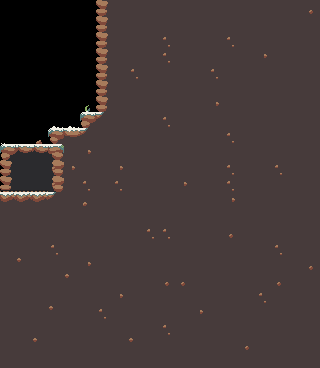

Below is a game level as drawn by its tile map, then a one-line description and the .tmx file that defines it, in full:
An orthogonal 20x23 tile map with 16x16 px tiles, 2 tile layers (background, ground).

<map version="1.9" tiledversion="1.9.2" orientation="orthogonal" renderorder="right-down" width="20" height="23" tilewidth="16" tileheight="16" infinite="0" nextlayerid="4" nextobjectid="23">
 <tileset firstgid="1" source="tileset.tsx" />
 <layer id="3" name="background" width="20" height="23">
  <data encoding="csv">
0,0,0,0,0,0,322,0,0,0,0,0,0,0,0,0,0,0,0,0,
0,0,0,0,0,0,322,0,0,0,0,0,0,0,0,0,0,0,0,0,
0,0,0,0,0,0,322,0,0,0,0,0,0,0,0,0,0,0,0,0,
0,0,0,0,0,0,322,325,0,0,0,0,0,0,0,0,0,0,0,0,
0,0,0,0,0,0,322,325,0,0,0,0,0,0,0,0,0,0,0,0,
0,0,0,0,0,0,322,325,0,0,0,0,0,0,0,0,0,0,0,0,
0,0,0,0,0,0,322,0,0,0,0,0,0,0,0,0,0,0,0,0,
0,0,0,0,0,259,291,0,0,0,0,0,0,0,0,0,0,0,0,0,
0,0,0,290,260,291,325,0,0,0,0,0,0,0,0,0,0,0,0,0,
0,366,366,432,325,429,325,0,0,0,0,0,0,0,0,0,0,0,0,0,
397,399,399,464,291,0,0,0,0,0,0,0,0,0,0,0,0,0,0,0,
397,399,399,464,325,0,0,0,0,0,0,0,0,0,0,0,0,0,0,0,
261,261,261,0,0,0,0,0,0,0,0,0,0,0,0,0,0,0,0,0,
0,0,0,0,0,0,0,0,0,0,0,0,0,0,0,0,0,0,0,0,
0,0,0,0,0,0,0,0,0,0,0,0,0,0,0,0,0,0,0,0,
0,0,0,0,0,0,0,0,0,0,0,0,0,0,0,0,0,0,0,0,
0,0,0,0,0,0,0,0,0,0,0,0,0,0,0,0,0,0,0,0,
0,0,0,0,0,0,0,0,0,0,0,0,0,0,0,0,0,0,0,0,
0,0,0,0,0,0,0,0,0,0,0,0,0,0,0,0,0,0,0,0,
0,0,0,0,0,0,0,0,0,0,0,0,0,0,0,0,0,0,0,0,
0,0,0,0,0,0,0,0,0,0,0,0,0,0,0,0,0,0,0,0,
0,0,0,0,0,0,0,0,0,0,0,0,0,0,0,0,0,0,0,0,
0,0,0,0,0,0,0,0,0,0,0,0,0,0,0,0,0,0,0,0
</data>
 </layer>
 <layer id="1" name="ground" width="20" height="23">
  <data encoding="csv">
0,0,0,0,0,0,322,101,101,101,101,101,101,101,101,101,101,101,101,102,
0,0,0,0,0,0,322,101,101,101,101,101,101,101,101,101,101,101,101,101,
0,0,0,0,0,0,0,101,101,101,69,101,101,101,293,101,101,101,101,101,
0,0,0,0,0,0,0,101,101,101,69,101,101,101,101,101,292,101,101,101,
0,0,0,0,0,0,0,0,69,101,101,101,101,293,101,101,101,101,101,101,
0,0,0,0,0,0,0,0,101,101,101,101,101,101,101,101,101,101,101,101,
0,0,0,0,0,230,0,101,101,101,101,101,101,292,101,101,101,101,101,101,
0,0,0,231,231,0,0,101,101,101,293,101,101,101,101,101,101,101,101,101,
232,229,228,0,264,0,0,101,101,101,101,101,101,101,69,101,101,101,101,101,
365,0,0,0,0,292,101,101,101,101,101,101,101,101,101,101,101,101,101,101,
0,0,0,0,292,101,101,292,101,101,101,101,101,101,293,101,101,293,101,101,
163,163,163,0,0,293,101,69,101,101,101,292,101,101,293,101,101,101,101,101,
261,261,261,291,101,324,101,101,101,101,101,101,101,101,292,101,101,101,101,101,
101,101,101,101,101,101,101,101,101,101,101,101,101,101,101,101,101,101,101,101,
101,101,101,101,101,101,101,101,101,69,69,101,101,101,102,101,101,101,101,101,
101,101,101,293,101,101,101,101,101,101,101,101,101,101,101,101,101,293,101,101,
101,99,101,101,101,292,101,101,101,101,101,101,101,101,101,101,101,101,101,102,
101,101,101,101,99,101,101,101,101,101,102,102,101,101,101,101,101,102,101,101,
101,101,101,101,101,101,101,292,101,101,101,101,101,101,101,101,293,101,101,101,
101,101,101,99,101,101,293,101,101,101,101,101,292,101,101,101,101,101,101,101,
101,101,101,101,101,101,101,101,101,101,293,101,101,101,101,101,101,101,101,101,
101,101,99,101,101,101,101,101,99,101,101,101,101,101,101,102,101,101,101,101,
101,101,101,101,101,101,101,101,101,101,101,101,101,101,101,101,101,101,101,101
</data>
 </layer>
 <objectgroup id="2" name="objects" />
</map>
